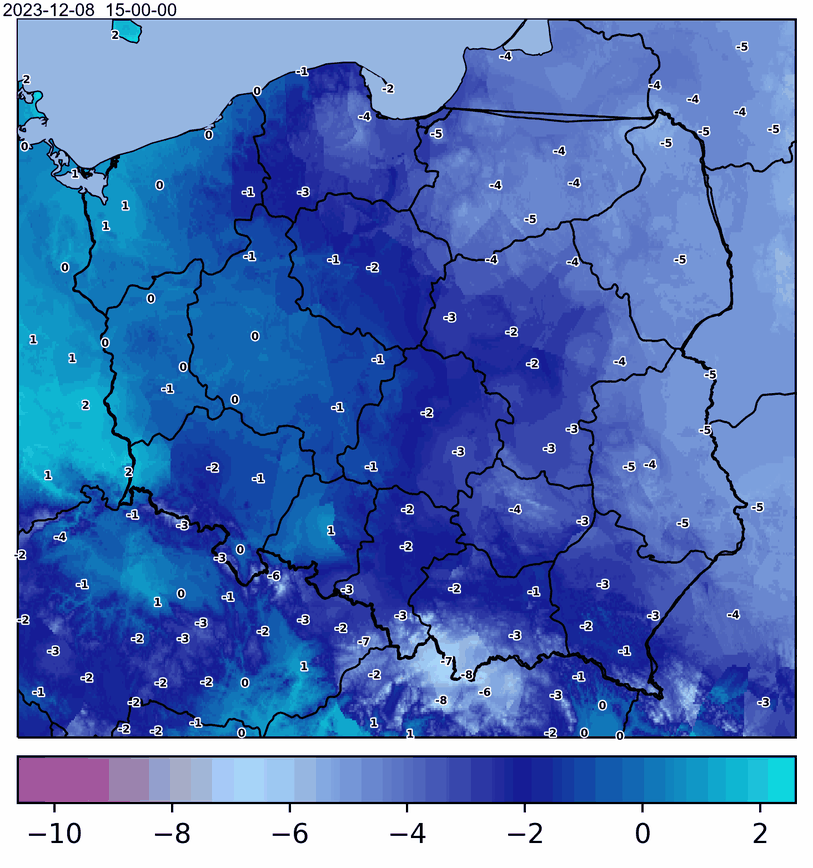
#> input picture animation.gif, 813 x 868 px, shrunk from 1464 x 1563 before the run
$ python -i main.py   (imports and definitions only)
#> lines starting #> are read from the running program, lines starting #| are printed output that depends on the picture
import threading

from PIL import Image, ImageDraw, ImageFont
import requests
from datetime import datetime, timedelta
import time
import os
from io import BytesIO
import shutil
from zipfile import ZipFile
from concurrent.futures import ThreadPoolExecutor
def find_available_images(base_url, current_time, max_hours_back=24, num_images=10):

#> called with max_hours_back = 24, num_images = 10
    found_urls = []
    checked_hours = 0

    while len(found_urls) < num_images and checked_hours < max_hours_back:
        check_hour = current_time.hour
        check_date = current_time.date()

        url = f"{base_url}{check_date.strftime('%Y-%m-%d')}_{check_hour:02d}-00-00.png"

        response = requests.head(url)
        if response.status_code == 200:
            found_urls.append(url)

        checked_hours += 1
        current_time -= timedelta(hours=1)  # Aktualizacja czasu
#> further down, picture is the input picture: PIL image 813x868 P; mean R, G, B 90.7, 123.1, 188

    return found_urls if found_urls else None

# [21 lines left out: function download_image, not called in this run]
def cut_image(img):
    width, height = img.size
#> width = 813; height = 868
    gray = img.convert('L')
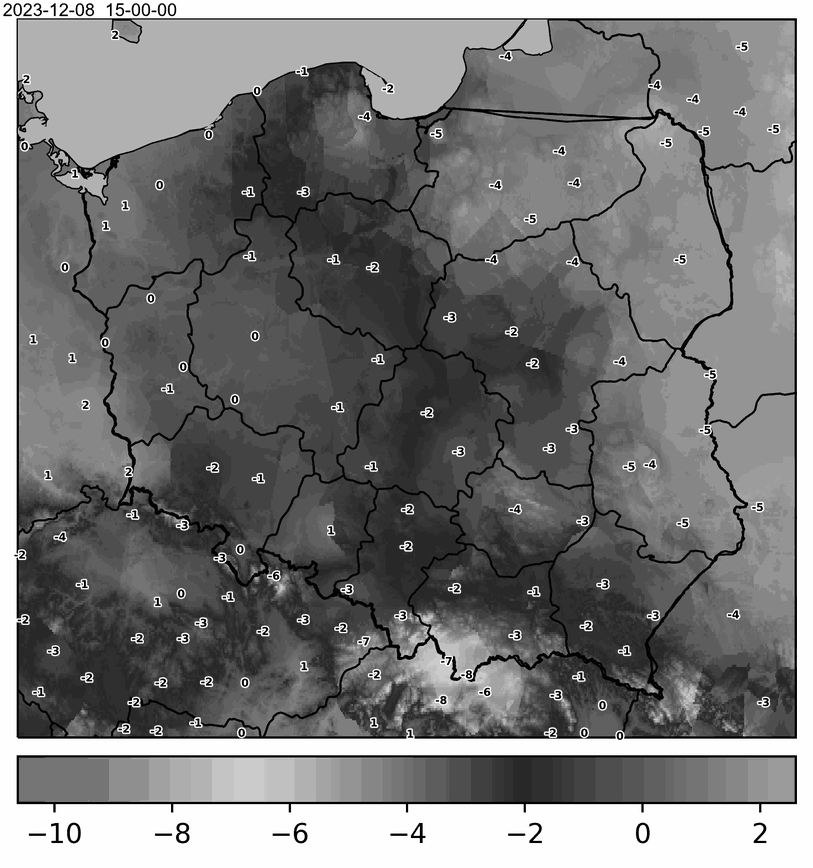
#> gray: PIL image 813x868 L; min 0, max 255, mean 120.8

    left_border = None
    right_border = None
    dark_threshold = 30  # Ustawienie progu dla "ciemnych" pikseli

    for x in range(width):
        for y in range(50, 100):  # Zakres przeszukiwania
            if gray.getpixel((x, y)) < dark_threshold:  # Zmiana warunku na mniej restrykcyjny
                if left_border is None:
                    left_border = max(0, x - 30)
                right_border = min(width, x + 30)
#> after the loop, left_border = 0

    if left_border is not None and right_border is not None:
        cropped_img = img.crop((left_border, 0, right_border, height))
        return cropped_img
    else:
        print("Nie znaleziono czarnego obramowania.")
        return img

# [64 lines left out: functions add_date, archive_images, create_animation, process_image, process_images, not called in this run]

print_lock = threading.Lock()

base_url = "https://www.pogodowecentrum.pl/static/maps/current_weather_maps/temperature/pl/"

current_time = datetime.now()

# [1 line that did not run here, left out]

save_dir = "weather_images"  #Directory to save the images
# [16 lines not run here, left out]

>>> from PIL import Image
>>> picture = Image.open('animation.gif')
>>> result = cut_image(picture)
